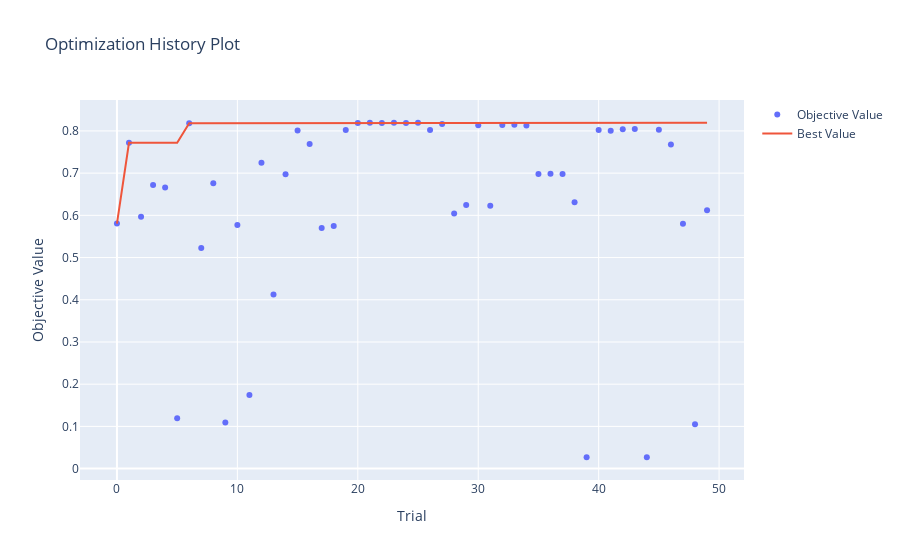

The notebook cell saved with this chart:
### Code cell
visualizations['optimization_history']
